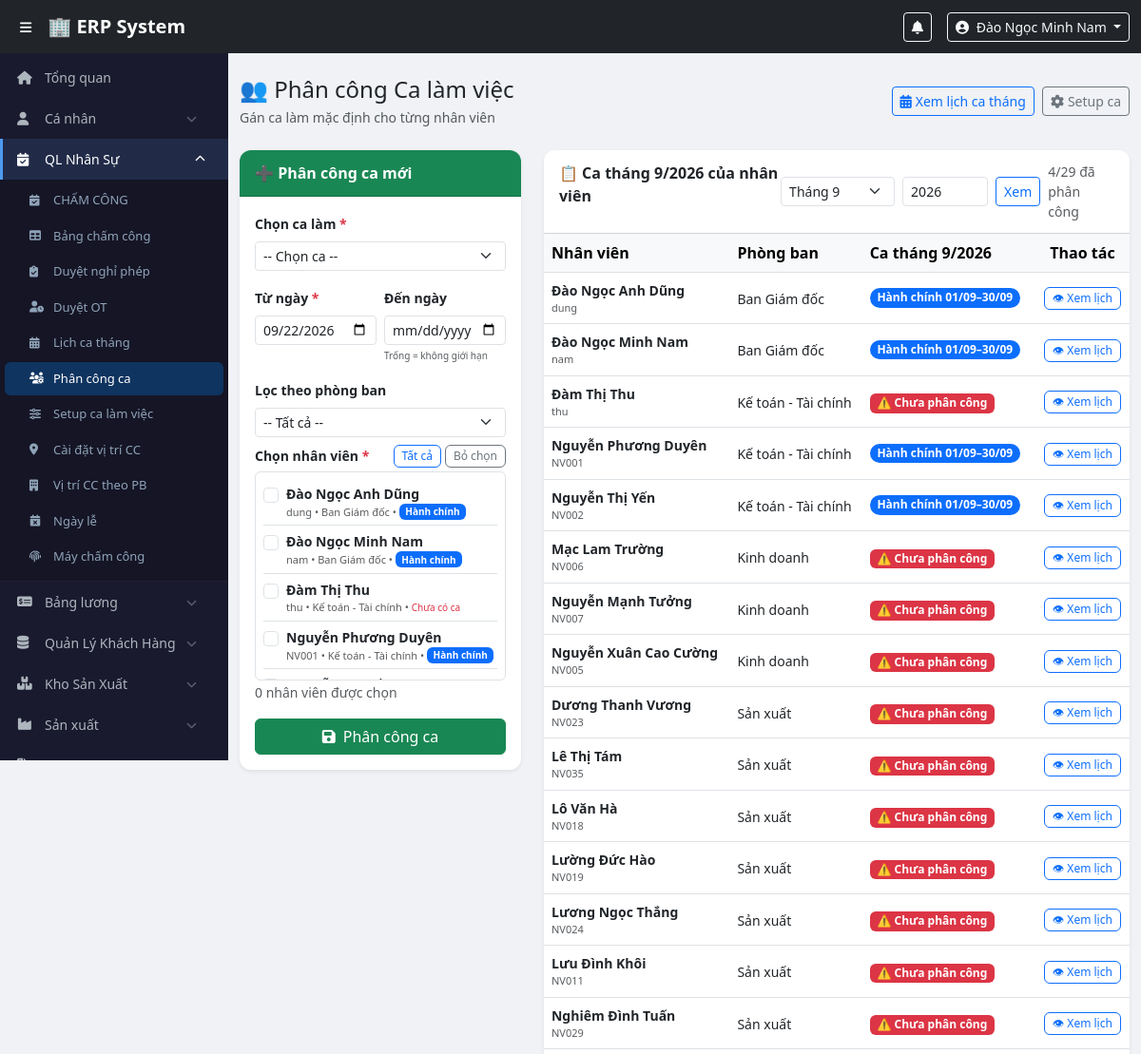
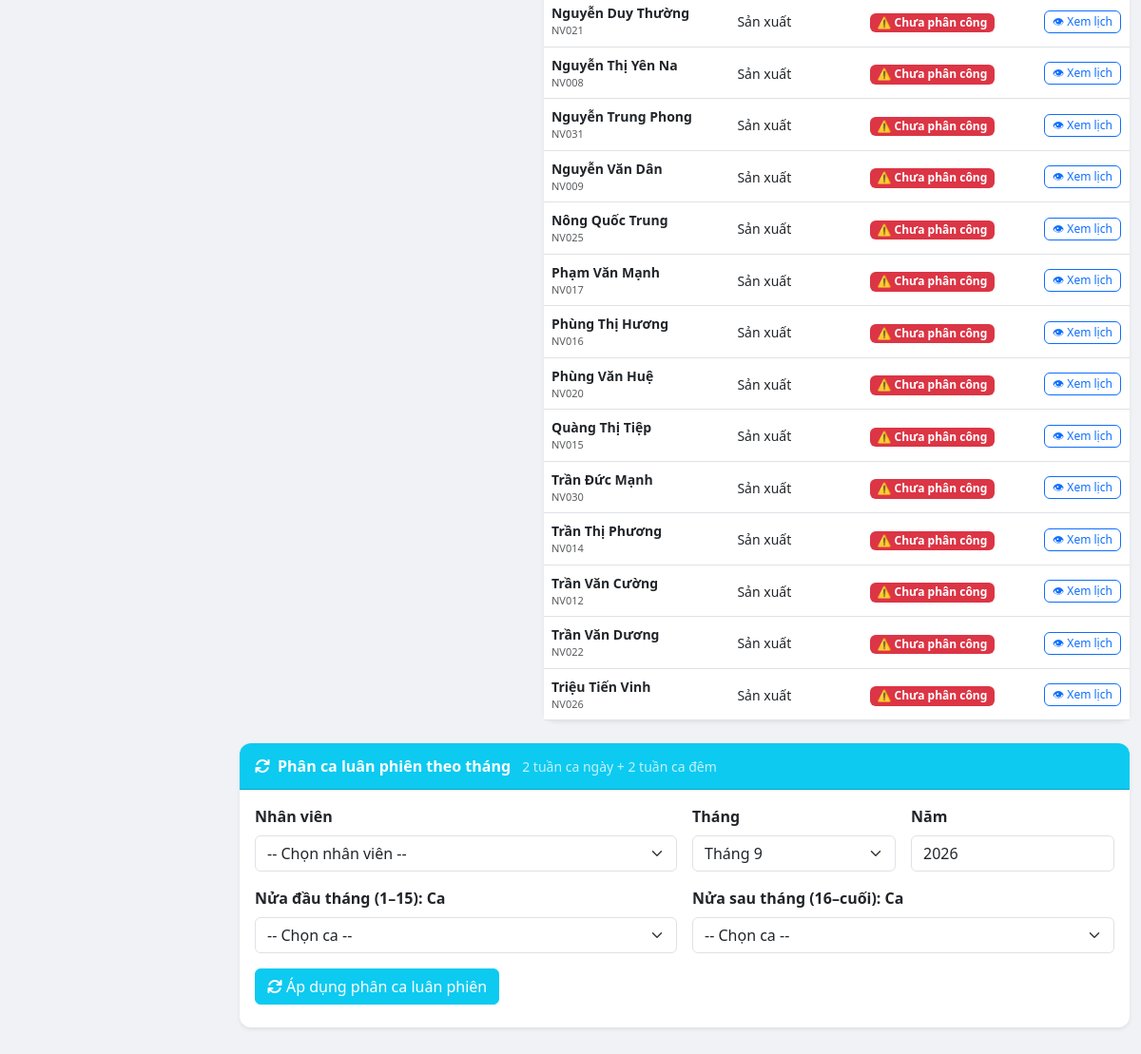
Screenshot of /modules/attendance/shift_assign.php (signed in) with the database file from the repository (2 pictures, top to bottom).
### tables this page shows
CREATE TABLE `users` (
  `id` int(11) NOT NULL,
  `employee_code` varchar(20) NOT NULL,
  `full_name` varchar(100) NOT NULL,
  `username` varchar(50) NOT NULL,
  `password_hash` varchar(255) NOT NULL,
  `email` varchar(100) DEFAULT NULL,
  `phone` varchar(20) DEFAULT NULL,
  `role_id` int(11) NOT NULL,
  `department_id` int(11) DEFAULT NULL,
  `is_active` tinyint(1) DEFAULT 1,
  `created_at` timestamp NOT NULL DEFAULT current_timestamp()
);

CREATE TABLE `departments` (
  `id` int(11) NOT NULL,
  `name` varchar(100) NOT NULL,
  `created_at` timestamp NOT NULL DEFAULT current_timestamp()
);

CREATE TABLE `work_shifts` (
  `id` int(11) NOT NULL,
  `shift_code` varchar(20) NOT NULL,
  `shift_name` varchar(100) NOT NULL,
  `start_time` time NOT NULL,
  `end_time` time NOT NULL,
  `late_threshold` int(11) DEFAULT 15,
  `break_minutes` int(11) DEFAULT 60,
  `work_hours` decimal(4,2) DEFAULT 8.00,
  `ot_multiplier` decimal(3,2) DEFAULT 1.50,
  `weekend_multiplier` decimal(3,2) DEFAULT 2.00,
  `holiday_multiplier` decimal(3,2) DEFAULT 3.00,
  `is_night_shift` tinyint(1) NOT NULL DEFAULT 0,
  `color` varchar(20) DEFAULT '#0d6efd',
  `is_active` tinyint(1) DEFAULT 1,
  `created_by` int(11) DEFAULT NULL,
  `created_at` timestamp NOT NULL DEFAULT current_timestamp()
);

CREATE TABLE `employee_shifts` (
  `id` int(11) NOT NULL,
  `user_id` int(11) NOT NULL,
  `shift_id` int(11) NOT NULL,
  `effective_date` date NOT NULL,
  `end_date` date DEFAULT NULL,
  `created_by` int(11) NOT NULL,
  `created_at` timestamp NOT NULL DEFAULT current_timestamp(),
  `note` varchar(255) DEFAULT NULL
);

### modules/attendance/shift_assign.php (the view, shortened to what the rows shown need)
<?php
require_once $_SERVER['DOCUMENT_ROOT'] . '/erp/config/auth.php';
$pdo  = getDBConnection();
$filterMonth = (int)($_GET['month'] ?? $_POST['month'] ?? date('m'));
$filterYear  = (int)($_GET['year']  ?? $_POST['year']  ?? date('Y'));
$monthFrom   = sprintf('%04d-%02d-01', $filterYear, $filterMonth);
$monthTo     = date('Y-m-t', mktime(0, 0, 0, $filterMonth, 1, $filterYear));
$employees = $pdo->query("
    SELECT u.id, u.full_name, u.employee_code, u.department_id,
           d.name AS dept_name, r.display_name AS role_name
    FROM users u
    LEFT JOIN departments d ON u.department_id = d.id
    LEFT JOIN roles r ON u.role_id = r.id
    WHERE u.is_active = 1
    ORDER BY d.name, u.full_name
")->fetchAll();
$shiftsByUser = [];
$stmtShifts = $pdo->prepare("
    SELECT es.id AS assign_id, es.effective_date, es.end_date,
           ws.shift_name, ws.color, ws.start_time, ws.end_time, ws.is_night_shift
    FROM employee_shifts es
    JOIN work_shifts ws ON es.shift_id = ws.id
    WHERE es.user_id = ?
      AND es.effective_date <= ?
      AND (es.end_date IS NULL OR es.end_date >= ?)
    ORDER BY es.effective_date ASC
");
foreach ($employees as $emp) {
    $stmtShifts->execute([$emp['id'], $monthTo, $monthFrom]);
    $shiftsByUser[$emp['id']] = $stmtShifts->fetchAll(PDO::FETCH_ASSOC);
}
include $_SERVER['DOCUMENT_ROOT'] . '/erp/includes/header.php';
?>
<div class="main-content">
<div class="container-fluid py-4">
    <div class="row g-4">
        <div class="col-lg-4">
            <div class="card border-0 shadow-sm sticky-top" style="top:70px;">
                <div class="card-body">
                    <form method="POST" id="assignForm">
                        <div class="mb-3">
                            <div class="employee-checklist border rounded p-2" style="max-height:220px; overflow-y:auto;">
                                <?php foreach ($employees as $emp): ?>
                                <?php $empTimelineShifts = $shiftsByUser[$emp['id']] ?? []; ?>
                                <div class="form-check emp-item py-1 border-bottom"
                                             data-dept="<?= $emp['department_id'] ?? 0 ?>">
                                    <input class="form-check-input emp-checkbox" type="checkbox"
                                           name="user_ids[]" value="<?= $emp['id'] ?>"
                                           id="emp<?= $emp['id'] ?>">
                                    <label class="form-check-label small w-100" for="emp<?= $emp['id'] ?>">
                                        <div class="fw-semibold"><?= htmlspecialchars($emp['full_name']) ?></div>
                                        <div class="text-muted" style="font-size:11px;">
                                            <?= $emp['employee_code'] ?> &bull; <?= htmlspecialchars($emp['dept_name'] ?? '-') ?>
                                            <?php if (!empty($empTimelineShifts)): ?>
                                            &bull; <span class="badge" style="background:<?= $empTimelineShifts[0]['color'] ?>; font-size:10px;">
                                                <?= htmlspecialchars($empTimelineShifts[0]['shift_name']) ?>
                                            </span>
                                            <?php else: ?>
                                            &bull; <span class="text-danger" style="font-size:10px;">Chưa có ca</span>
                                            <?php endif; ?>
                                        </div>
                                    </label>
                                </div>
                                <?php endforeach; ?>
                            </div>
                        </div>
                    </form>
                </div>
            </div>
        </div>
        <div class="col-lg-8">
            <div class="card border-0 shadow-sm">
                <div class="card-body p-0">
                    <div class="table-responsive">
                        <table class="table table-hover align-middle mb-0">
                            <thead class="table-light">
                                <tr>
                                    <th>Nhân viên</th>
                                    <th>Phòng ban</th>
                                    <th>Ca tháng <?= $filterMonth ?>/<?= $filterYear ?></th>
                                    <th class="text-center">Thao tác</th>
                                </tr>
                            </thead>
                            <tbody>
                            <?php foreach ($employees as $emp): ?>
                            <?php $empShifts = $shiftsByUser[$emp['id']] ?? []; ?>
                            <tr>
                                <td>
                                    <div class="fw-semibold small"><?= htmlspecialchars($emp['full_name']) ?></div>
                                    <div class="text-muted" style="font-size:11px;"><?= $emp['employee_code'] ?></div>
                                </td>
                                <td><small><?= htmlspecialchars($emp['dept_name'] ?? '-') ?></small></td>
                                <td>
                                    <?php if (!empty($empShifts)): ?>
                                        <?php foreach ($empShifts as $sh): ?>
                                            <?php
                                            $from = $sh['effective_date'] < $monthFrom ? $monthFrom : $sh['effective_date'];
                                            $toRaw = $sh['end_date'] ?: $monthTo;
                                            $to = $toRaw > $monthTo ? $monthTo : $toRaw;
                                            ?>
                                            <span class="badge rounded-pill me-1 mb-1" style="background:<?= htmlspecialchars($sh['color']) ?>">
                                                <?= htmlspecialchars($sh['shift_name']) ?> <?= date('d/m', strtotime($from)) ?>–<?= date('d/m', strtotime($to)) ?>
                                            </span>
                                        <?php endforeach; ?>
                                    <?php else: ?>
                                    <span class="badge bg-danger">⚠️ Chưa phân công</span>
                                    <?php endif; ?>
                                </td>
                                <td class="text-center">
                                    <button type="button" class="btn btn-xs btn-outline-primary"
                                            onclick="openShiftTimeline(<?= (int)$emp['id'] ?>)">
                                        👁 Xem lịch
                                    </button>
                                </td>
                            </tr>
                            <?php endforeach; ?>
                            </tbody>
                        </table>
                    </div>
                </div>
            </div>
        </div>
    </div>
</div>
</div>
<?php include $_SERVER['DOCUMENT_ROOT'] . '/erp/includes/footer.php'; ?>

### includes/header.php (shortened to what the rows shown need)
<?php
$user = currentUser();
?>
<!DOCTYPE html>
<html lang="vi">
<head>
    <link href="https://cdn.jsdelivr.net/npm/bootstrap@5.3.0/dist/css/bootstrap.min.css" rel="stylesheet">
    <link href="https://cdnjs.cloudflare.com/ajax/libs/font-awesome/6.4.0/css/all.min.css" rel="stylesheet">
    <link href="/erp/assets/css/style.css" rel="stylesheet">
</head>
<body>
<nav class="navbar navbar-expand-lg navbar-dark bg-dark fixed-top" style="z-index:1030;">
    <div class="container-fluid">
        <div class="ms-auto d-flex align-items-center gap-3">
            <div class="dropdown">
                <button class="btn btn-sm btn-outline-light dropdown-toggle" data-bs-toggle="dropdown">
                    <i class="fas fa-user-circle me-1"></i>
                    <?= htmlspecialchars($user['full_name']) ?>
                </button>
            </div>
        </div>
    </div>
</nav>

### rows the page displays
users: full_name "Đào Ngọc Minh Nam", employee_code "nam", department.name "Ban Giám đốc", id.shift_name "Hành chính"
users: full_name "Đào Ngọc Anh Dũng", employee_code "dung", department.name "Ban Giám đốc", id.shift_name "Hành chính"
users: full_name "Đàm Thị Thu", employee_code "thu", department.name "Kế toán - Tài chính", shows "Chưa có ca", shows "⚠️ Chưa phân công"
users: full_name "Nguyễn Phương Duyên", employee_code "NV001", department.name "Kế toán - Tài chính", id.shift_name "Hành chính"
users: full_name "Nguyễn Thị Yến", employee_code "NV002", department.name "Kế toán - Tài chính"
employee_shifts: shift.shift_name "Hành chính", effective_date "01/09", end_date "30/09"
employee_shifts: shift.shift_name "Hành chính", effective_date "01/09", end_date "30/09"
employee_shifts: shift.shift_name "Hành chính", effective_date "01/09", end_date "30/09"
employee_shifts: shift.shift_name "Hành chính", effective_date "01/09", end_date "30/09"
users: full_name "Mạc Lam Trường", employee_code "NV006", department.name "Kinh doanh", shows "⚠️ Chưa phân công"
users: full_name "Nguyễn Mạnh Tưởng", employee_code "NV007", department.name "Kinh doanh", shows "⚠️ Chưa phân công"
users: full_name "Nguyễn Xuân Cao Cường", employee_code "NV005", department.name "Kinh doanh", shows "⚠️ Chưa phân công"
users: full_name "Dương Thanh Vương", employee_code "NV023", department.name "Sản xuất", shows "⚠️ Chưa phân công"
users: full_name "Lê Thị Tám", employee_code "NV035", department.name "Sản xuất", shows "⚠️ Chưa phân công"
users: full_name "Lô Văn Hà", employee_code "NV018", department.name "Sản xuất", shows "⚠️ Chưa phân công"
users: full_name "Lường Đức Hào", employee_code "NV019", department.name "Sản xuất", shows "⚠️ Chưa phân công"
users: full_name "Lương Ngọc Thắng", employee_code "NV024", department.name "Sản xuất", shows "⚠️ Chưa phân công"
users: full_name "Lưu Đình Khôi", employee_code "NV011", department.name "Sản xuất", shows "⚠️ Chưa phân công"
users: full_name "Nghiêm Đình Tuấn", employee_code "NV029", department.name "Sản xuất", shows "⚠️ Chưa phân công"
users: full_name "Nguyễn Duy Thường", employee_code "NV021", department.name "Sản xuất", shows "⚠️ Chưa phân công"
users: full_name "Nguyễn Thị Yên Na", employee_code "NV008", department.name "Sản xuất", shows "⚠️ Chưa phân công"
users: full_name "Nguyễn Trung Phong", employee_code "NV031", department.name "Sản xuất", shows "⚠️ Chưa phân công"
users: full_name "Nguyễn Văn Dân", employee_code "NV009", department.name "Sản xuất", shows "⚠️ Chưa phân công"
users: full_name "Nông Quốc Trung", employee_code "NV025", department.name "Sản xuất", shows "⚠️ Chưa phân công"
users: full_name "Phạm Văn Mạnh", employee_code "NV017", department.name "Sản xuất", shows "⚠️ Chưa phân công"
users: full_name "Phùng Thị Hương", employee_code "NV016", department.name "Sản xuất", shows "⚠️ Chưa phân công"
users: full_name "Phùng Văn Huệ", employee_code "NV020", department.name "Sản xuất", shows "⚠️ Chưa phân công"
users: full_name "Quàng Thị Tiệp", employee_code "NV015", department.name "Sản xuất", shows "⚠️ Chưa phân công"
users: full_name "Trần Đức Mạnh", employee_code "NV030", department.name "Sản xuất", shows "⚠️ Chưa phân công"
users: full_name "Trần Thị Phương", employee_code "NV014", department.name "Sản xuất", shows "⚠️ Chưa phân công"
users: full_name "Trần Văn Cường", employee_code "NV012", department.name "Sản xuất", shows "⚠️ Chưa phân công"
users: full_name "Trần Văn Dương", employee_code "NV022", department.name "Sản xuất", shows "⚠️ Chưa phân công"
users: full_name "Triệu Tiến Vinh", employee_code "NV026", department.name "Sản xuất", shows "⚠️ Chưa phân công"

### other values shown
$filterMonth "9"
$filterYear "2026"
$assignedCount "4"
count($employees) "29"
